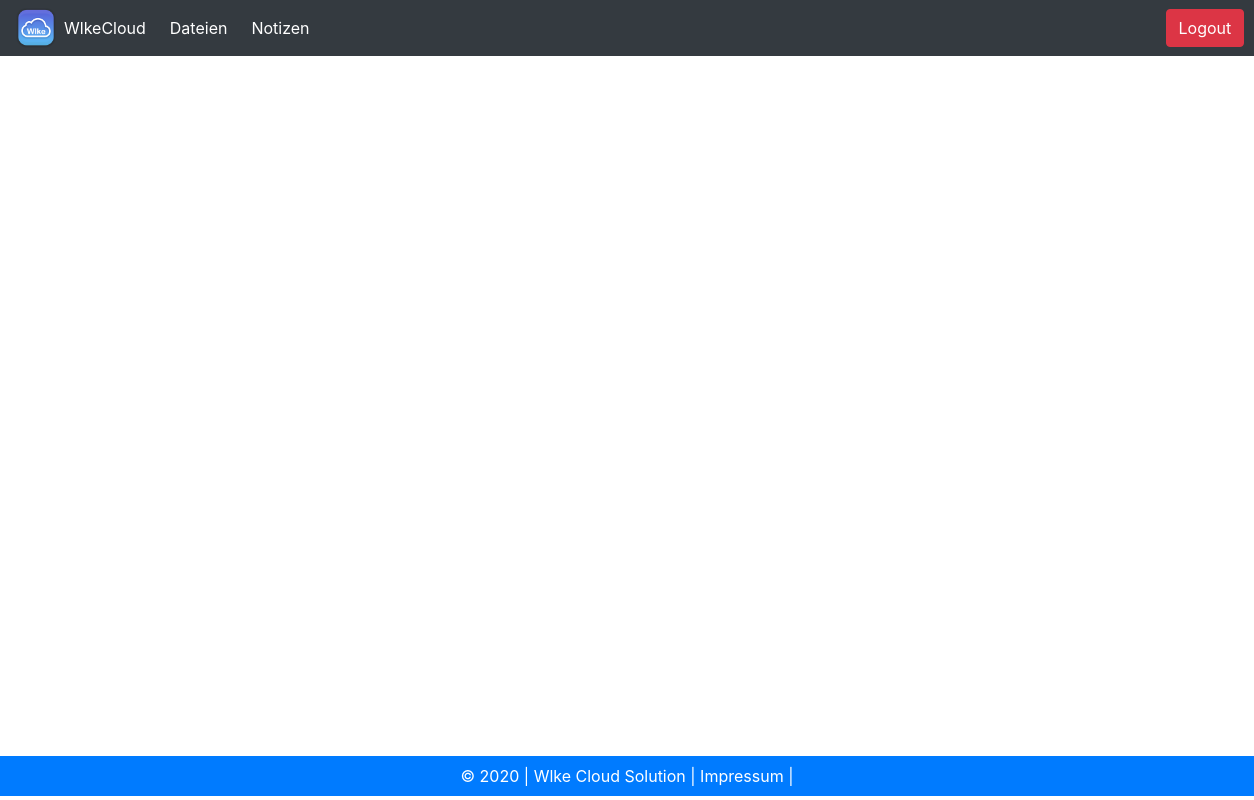
Before: /notes/edit/40/ (signed in) with the older database file.
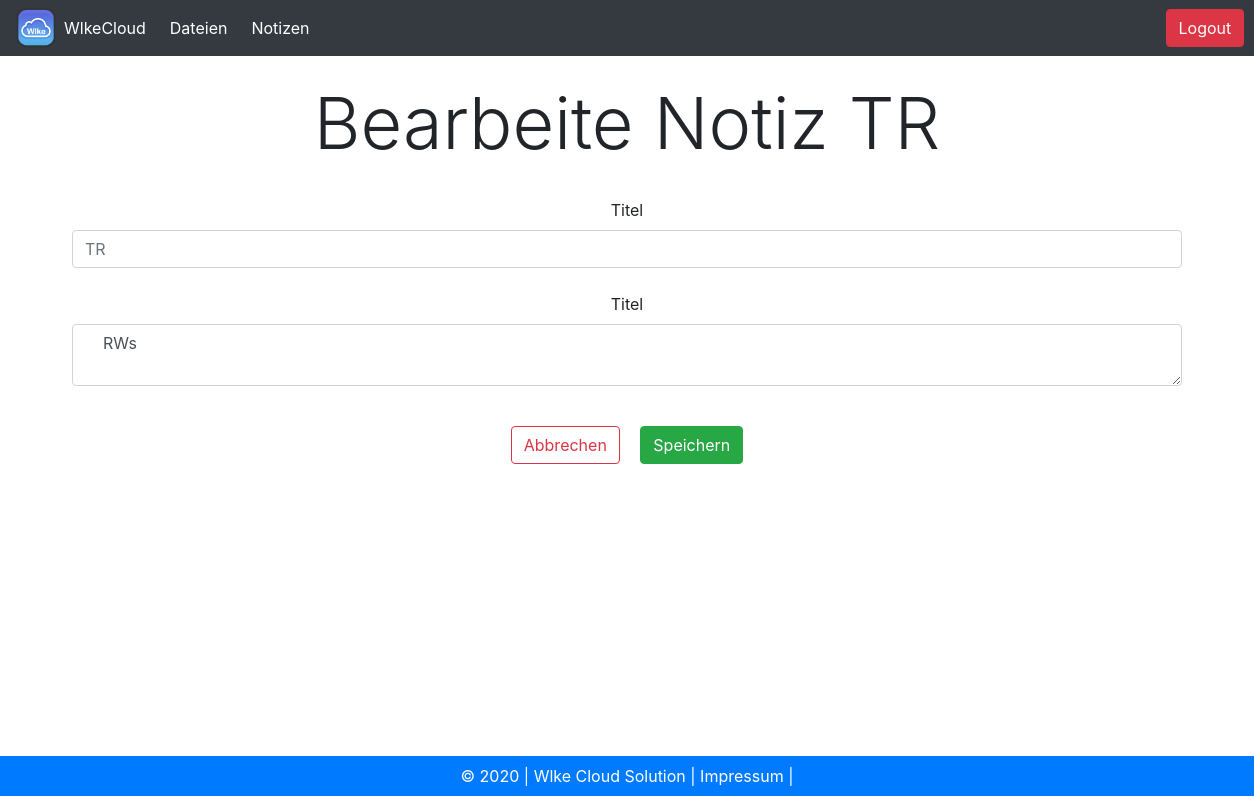
After: the same page with the newer database file.
### notes/models.py (models this page shows, shortened)
class Notiz(models.Model):
    benutzer = models.ForeignKey(
        User, on_delete=models.CASCADE, related_name="notiz", null=True)
    titel = models.CharField(max_length=200)
    body = models.TextField()
    archived = models.BooleanField(default=False)
    class Meta:
        verbose_name_plural = 'Notizen'

### notes/views.py (the view)
# urls.py: path('edit/<int:note_id>/', views.edit),
def edit(request, note_id):
    if request.method == "POST":
        print(request.POST)
    frontend_data = {'note_id': note_id}
    return render(request, "notes/notes_edit.html", frontend_data)

### templates/notes/notes_edit.html (shortened to what this page needs)
{% extends 'base_storage.html' %} {% block titel %}Bearbeite Notiz{% endblock %}
{% block content %}
<br>
{% for note in user.notiz.all %}
    {% if note.id == note_id %}
        <h1 class="text-center display-3 mx-auto">Bearbeite Notiz {{note.titel}}</h1>
        <br>
        <form method="POST" class="text-center mx-auto">
            <div class="form-group">
                <label for="note-titel">Titel</label>
                <input type="text" class="form-control" placeholder="{{note.titel}}" name="note-titel"  id="note-titel"></input>
                <br>
                <label for="note-body">Titel</label>
                <textarea type="text" class="form-control" placeholder="Notiz" name="note-body  id="note-body">  {{note.body}}  </textarea>
                <br>
                <button type="reset" class="btn btn-outline-danger mt-3 mr-2 ml-2 mb-2">Abbrechen</button>
                <button type="submit" class="btn btn-success mt-3 mr-2 ml-2 mb-2" >Speichern</button>
            </div>
        </form>
    {% endif %}
{% endfor %}
{% endblock %}

Changed rows visible on the page:
added Notiz: titel "TR", note-titel "TR", body "RWs"
